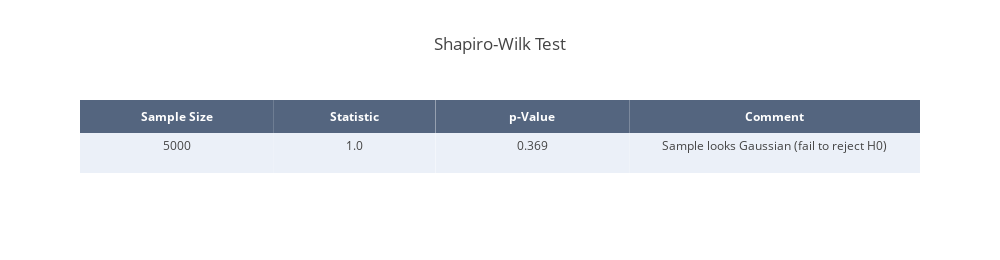

The cell this chart's notebook holds for it:
### Markdown cell above
### Shapiro-Wilk Test
The Shapiro-Wilk test was developed by Samuel Shapiro and Martin Wilk and first presented in 1965. The test verifies the hypothesis that the underlying population of a data sample is normally distributed. More precisely, for the nominator the test statistic calculates what the variance of a data sample would look like if it came from a normal distribution (first estimator) and compares this "expected" variance with the actual variance of the data sample for the denominator (second estimator). If the population of the data sample is normally distributed, then both estimators for the variance should be approximately the same.

### Code cell
# Normality test
test = "Shapiro-Wilk Test"
stat, p = shapiro(samples_i_t)

# Round results
stat = round(stat, 3)
p = round(p, 3)

# Interpre results
alpha = 0.05
if p > alpha:
    msg = 'Sample looks Gaussian (fail to reject H0)'
else:
    msg = "Sample does not look Gaussian (reject H0)"

# Create table
result_mat = [len(samples_i_t), stat, p, msg]

trace = go.Table(
    header=dict(values=['<b>Sample Size</b>', '<b>Statistic</b>', '<b>p-Value</b>', '<b>Comment</b>'],
                line = dict(width=0),
                fill = dict(color='rgba(42,63,95,0.8)'),
                align = 'center',
                font = dict(
                    color = '#ffffff',
                    size = 12
                )),
    cells=dict(values=np.array(result_mat).T,
               line = dict(width=0),
               fill = dict(color=[['#EBF0F8', '#ffffff', '#EBF0F8', '#ffffff']]),
               align = 'center',
               height = 40),
    columnwidth=[0.3, 0.25, 0.3, 0.45])
       
data = [trace]

layout = dict(title=test, height=260, width=1000)

sw_table = dict(data=data, layout=layout)

# Plot table
py.offline.iplot(sw_table,  filename='jupyter-parametric_plot')

### Figure 1 — Plotly figure (JSON) as saved in the notebook; plotly's stock layout.template omitted (floating-point values rounded to 4 significant figures)
{"data": [{"cells": {"align": "center", "fill": {"color": [["#EBF0F8", "#ffffff", "#EBF0F8", "#ffffff"]]}, "height": 40, "line": {"width": 0}, "values": ["5000", "1.0", "0.369", "Sample looks Gaussian (fail to reject H0)"]}, "columnwidth": [0.3, 0.25, 0.3, 0.45], "header": {"align": "center", "fill": {"color": "rgba(42,63,95,0.8)"}, "font": {"color": "#ffffff", "size": 12}, "line": {"width": 0}, "values": ["<b>Sample Size</b>", "<b>Statistic</b>", "<b>p-Value</b>", "<b>Comment</b>"]}, "type": "table", "uid": "67d99aa4-9331-4586-a91f-f8bd907650b7"}], "layout": {"height": 260, "title": {"text": "Shapiro-Wilk Test"}, "width": 1000}}
